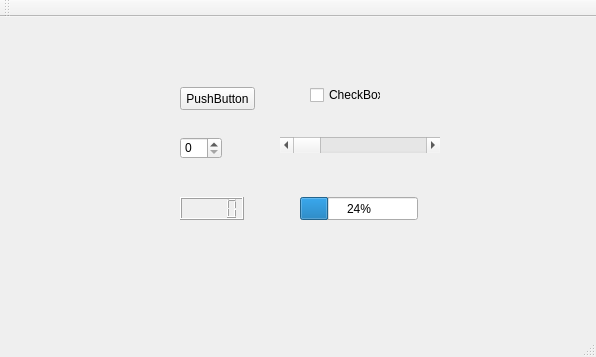
<?xml version="1.0" encoding="UTF-8"?>
<ui version="4.0">
 <class>MainWindow</class>
 <widget class="QMainWindow" name="MainWindow">
  <property name="geometry">
   <rect>
    <x>0</x>
    <y>0</y>
    <width>596</width>
    <height>357</height>
   </rect>
  </property>
  <property name="windowTitle">
   <string>MainWindow</string>
  </property>
  <widget class="QWidget" name="centralWidget">
   <widget class="QPushButton" name="pushButton">
    <property name="geometry">
     <rect>
      <x>180</x>
      <y>70</y>
      <width>75</width>
      <height>23</height>
     </rect>
    </property>
    <property name="text">
     <string>PushButton</string>
    </property>
   </widget>
   <widget class="QCheckBox" name="checkBox">
    <property name="geometry">
     <rect>
      <x>310</x>
      <y>70</y>
      <width>71</width>
      <height>16</height>
     </rect>
    </property>
    <property name="text">
     <string>CheckBox</string>
    </property>
   </widget>
   <widget class="QSpinBox" name="spinBox">
    <property name="geometry">
     <rect>
      <x>180</x>
      <y>120</y>
      <width>42</width>
      <height>22</height>
     </rect>
    </property>
   </widget>
   <widget class="QScrollBar" name="horizontalScrollBar">
    <property name="geometry">
     <rect>
      <x>280</x>
      <y>120</y>
      <width>160</width>
      <height>16</height>
     </rect>
    </property>
    <property name="orientation">
     <enum>Qt::Horizontal</enum>
    </property>
   </widget>
   <widget class="QLCDNumber" name="lcdNumber">
    <property name="geometry">
     <rect>
      <x>180</x>
      <y>180</y>
      <width>64</width>
      <height>23</height>
     </rect>
    </property>
   </widget>
   <widget class="QProgressBar" name="progressBar">
    <property name="geometry">
     <rect>
      <x>300</x>
      <y>180</y>
      <width>118</width>
      <height>23</height>
     </rect>
    </property>
    <property name="value">
     <number>24</number>
    </property>
   </widget>
  </widget>
  <widget class="QMenuBar" name="menuBar">
   <property name="geometry">
    <rect>
     <x>0</x>
     <y>0</y>
     <width>596</width>
     <height>23</height>
    </rect>
   </property>
  </widget>
  <widget class="QToolBar" name="mainToolBar">
   <attribute name="toolBarArea">
    <enum>TopToolBarArea</enum>
   </attribute>
   <attribute name="toolBarBreak">
    <bool>false</bool>
   </attribute>
  </widget>
  <widget class="QStatusBar" name="statusBar"/>
 </widget>
 <layoutdefault spacing="6" margin="11"/>
 <resources/>
 <connections/>
</ui>
